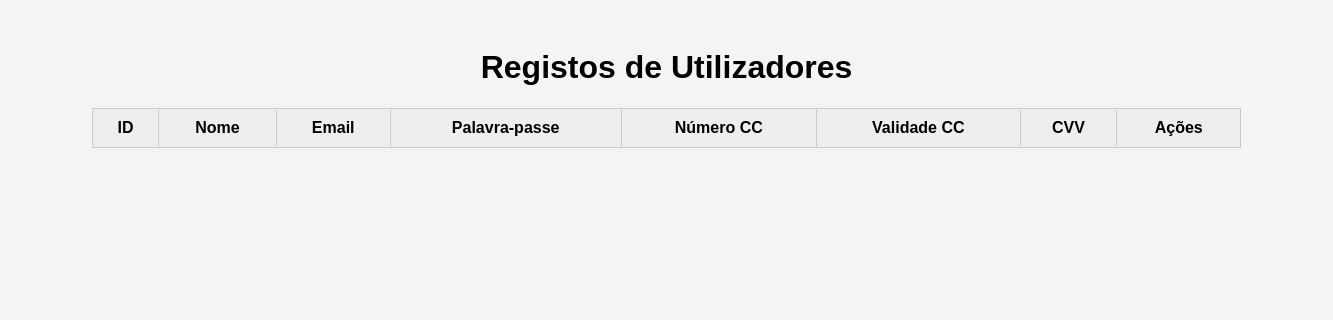
The app's page /WebSite/php_scripts/list_users.php, older data.
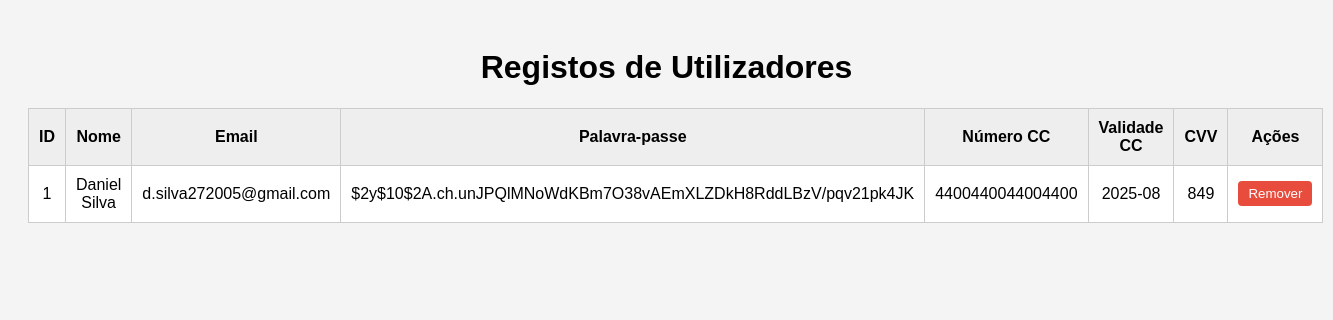
The same page, newer data.
### tables this page shows
CREATE TABLE dados_cliente (
        user_id INTEGER PRIMARY KEY AUTOINCREMENT,
        nome TEXT NOT NULL,
        email TEXT NOT NULL,
        palavrapasse TEXT NOT NULL,
        num_cc INTEGER,
        validade_cc TEXT NOT NULL,
        cvv_cc INTEGER
    );

### WebSite/php_scripts/list_users.php (the view, shortened to what this page needs)
<?php
try {
    $db = new SQLite3('../../DataBase/venda_bilhetes.db');
    $results = $db->query("SELECT user_id, nome, email, palavrapasse, num_cc, validade_cc, cvv_cc FROM dados_cliente");
    echo "<!DOCTYPE html>
    <html lang='pt'>
    <head>
        <meta charset='UTF-8'>
        <title>Lista de Utilizadores</title>
        <style>
            body {
                font-family: Arial, sans-serif;
                background-color: #f4f4f4;
                padding: 20px;
            }
            h1 {
                text-align: center;
            }
            table {
                width: 90%;
                margin: auto;
                border-collapse: collapse;
                background-color: white;
            }
            th, td {
                border: 1px solid #ccc;
                padding: 10px;
                text-align: center;
            }
            th {
                background-color: #eee;
            }
            form {
                margin: 0;
            }
            button {
                padding: 5px 10px;
                background-color: #e74c3c;
                color: white;
                border: none;
                border-radius: 4px;
                cursor: pointer;
            }
            button:hover {
                background-color: #c0392b;
            }
        </style>
    </head>
    <body>
        <h1>Registos de Utilizadores</h1>
        <table>
            <tr>
                <th>ID</th>
                <th>Nome</th>
                <th>Email</th>
                <th>Palavra-passe</th>
                <th>Número CC</th>
                <th>Validade CC</th>
                <th>CVV</th>
                <th>Ações</th>
            </tr>";
    while ($row = $results->fetchArray(SQLITE3_ASSOC)) {
        echo "<tr>
                <td>" . htmlspecialchars($row['user_id']) . "</td>
                <td>" . htmlspecialchars($row['nome']) . "</td>
                <td>" . htmlspecialchars($row['email']) . "</td>
                <td>" . htmlspecialchars($row['palavrapasse']) . "</td>
                <td>" . htmlspecialchars($row['num_cc']) . "</td>
                <td>" . htmlspecialchars($row['validade_cc']) . "</td>
                <td>" . htmlspecialchars($row['cvv_cc']) . "</td>
                <td>
                    <form method='POST' onsubmit=\"return confirm('Tem a certeza que quer remover este utilizador?');\">
                        <input type='hidden' name='user_id' value='" . $row['user_id'] . "'>
                        <button type='submit' name='remover'>Remover</button>
                    </form>
                </td>
              </tr>";
    }
    echo "</table></body></html>";
} catch (Exception $e) {
    echo "Erro ao aceder à base de dados: " . $e->getMessage();
}
?>

### WebSite/php_scripts/list_users.php (style rules this page uses)
body { font-family: Arial, sans-serif; background-color: #f4f4f4; padding: 20px; }
h1 { text-align: center; }
table { width: 90%; margin: auto; border-collapse: collapse; background-color: white; }
th, td { border: 1px solid #ccc; padding: 10px; text-align: center; }
th { background-color: #eee; }
form { margin: 0; }
button { padding: 5px 10px; background-color: #e74c3c; color: white; border: none; border-radius: 4px; cursor: pointer; }

Row changes from the older to the newer data that the page shows:
added dados_cliente: user_id "1", nome "Daniel Silva", email "d.silva272005@gmail.com", palavrapasse "$2y$10$2A.ch.unJPQlMNoWdKBm7O38vAEmXLZDkH8RddLBzV/pqv21pk4JK", num_cc "4400440044004400", validade_cc "2025-08", cvv_cc "849"
